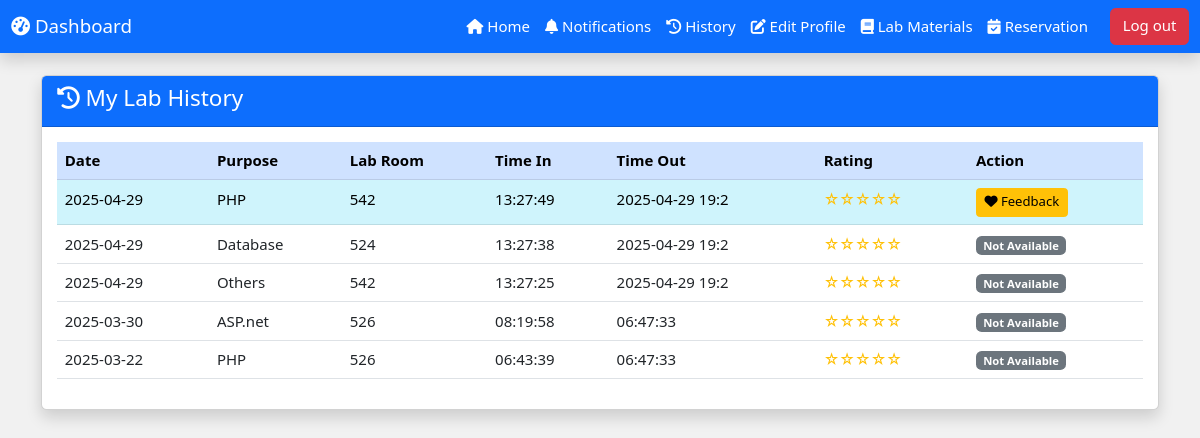
Before: /users/history.php (signed in) with the older database file.
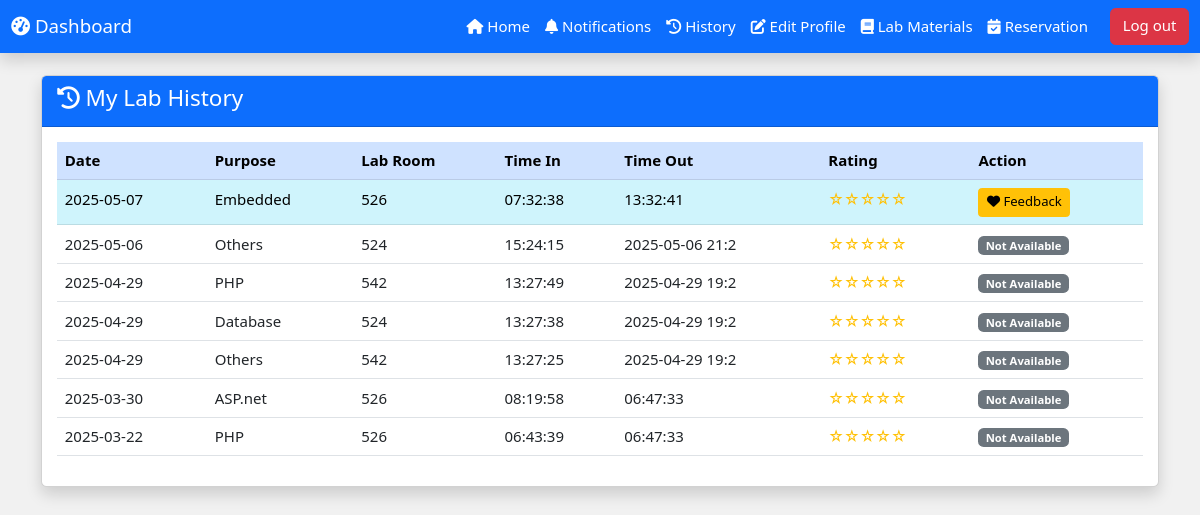
After: the same page with the newer database file.
### tables this page shows
CREATE TABLE `student_sit_in` (
  `sit_id` int(11) NOT NULL,
  `id_number` int(11) NOT NULL,
  `sit_purpose` varchar(50) NOT NULL,
  `sit_lab` varchar(20) NOT NULL,
  `pc_number` int(11) NOT NULL DEFAULT 0,
  `time_in` varchar(15) NOT NULL,
  `time_out` varchar(15) NOT NULL,
  `sit_date` varchar(10) NOT NULL,
  `status` varchar(20) NOT NULL,
  `reservation_id` int(11) DEFAULT NULL
);

### users/history.php (the view, shortened to what this page needs)
<?php
include('db.php');
$username = $_SESSION['username'];
?>
<!DOCTYPE html>
<html lang="en">
<head>
    <link rel="stylesheet" href="w3.css">
    <link rel="stylesheet" href="https://cdn.jsdelivr.net/npm/bootstrap@5.3.0/dist/css/bootstrap.min.css">
    <link rel="stylesheet" href="https://cdnjs.cloudflare.com/ajax/libs/font-awesome/6.5.1/css/all.min.css">
</head>
<body class="w3-light-grey">
<nav class="navbar navbar-expand-lg navbar-dark bg-primary shadow">
    <div class="container-fluid">
        <a class="navbar-brand text-white" href="home.php"><i class="fas fa-tachometer-alt"></i> Dashboard</a>
        <div class="navbar-nav ms-auto">
            <a href="home.php" class="nav-link text-white">
                <i class="fas fa-home"></i> Home
            </a>
            <a href="#" class="nav-link text-white position-relative" data-bs-toggle="modal" data-bs-target="#notificationModal">
                <i class="fas fa-bell"></i> Notifications
            </a>
            <a href="history.php" class="nav-link text-white active">
                <i class="fas fa-history"></i> History
            </a>
            <a href="edit.php" class="nav-link text-white">
                <i class="fa-solid fa-pen-to-square"></i> Edit Profile
            </a>
            <a href="lab_materials.php" class="nav-link text-white">
                <i class="fa-solid fa-book"></i> Lab Materials
            </a>
            <a href="reservation.php" class="nav-link text-white">
                <i class="fas fa-calendar-check"></i> Reservation
            </a>
            <a href="index.php" class="btn btn-danger ms-lg-3">Log out</a>
        </div>
    </div>
</nav>
<div class="container mt-4">
    <div class="card shadow">
        <div class="card-header bg-primary text-white">
            <h4><i class="fas fa-history"></i> My Lab History</h4>
        </div>
        <div class="card-body">
            <div class="table-container">
                <table class="table table-hover">
                    <thead class="table-primary">
                        <tr>
                            <th>Date</th>
                            <th>Purpose</th>
                            <th>Lab Room</th>
                            <th>Time In</th>
                            <th>Time Out</th>
                            <th>Rating</th>
                            <th>Action</th>
                        </tr>
                    </thead>
                    <tbody>
                        <?php
                        $user_query = "SELECT id FROM user WHERE username = ?";
                        $user_stmt = $con->prepare($user_query);
                        $user_stmt->bind_param("s", $username);
                        $user_stmt->execute();
                        $user_result = $user_stmt->get_result();
                        $user_id = $user_result->fetch_assoc()['id'];
                        $sit_in_query = "SELECT s.*,
                                       f.id as feedback_id,
                                       f.rating as rating,
                                       CASE
                                           WHEN s.sit_id = (
                                               SELECT MAX(sit_id)
                                               FROM student_sit_in
                                               WHERE id_number = s.id_number
                                               AND status = 'Completed'
                                           ) THEN 1
                                           ELSE 0
                                       END as is_newest
                                       FROM student_sit_in s
                                       LEFT JOIN feedback f ON s.sit_id = f.sit_id AND f.user_id = ?
                                       WHERE s.id_number = ?
                                       AND s.status = 'Completed'
                                       ORDER BY s.sit_date DESC, s.sit_id DESC";
                        $sit_stmt = $con->prepare($sit_in_query);
                        $sit_stmt->bind_param("si", $username, $user_id);
                        $sit_stmt->execute();
                        $result = $sit_stmt->get_result();
                        while($row = $result->fetch_assoc()) {
                            $has_feedback = isset($row['feedback_id']);
                            $is_newest = $row['is_newest'] == 1;
                            $stars = $has_feedback ? str_repeat('★', $row['rating']) . str_repeat('☆', 5 - $row['rating']) : '☆☆☆☆☆';
                            echo "<tr class='" . ($is_newest ? 'table-info' : '') . "'>
                                    <td>{$row['sit_date']}</td>
                                    <td>{$row['sit_purpose']}</td>
                                    <td>{$row['sit_lab']}</td>
                                    <td>{$row['time_in']}</td>
                                    <td>{$row['time_out']}</td>
                                    <td><span class='text-warning'>{$stars}</span></td>
                                    <td>";
                            if ($is_newest && !$has_feedback) {
                                echo "<button class='btn btn-warning btn-sm' onclick='showFeedbackModal({$row['sit_id']})'>
                                        <i class='fas fa-heart'></i> Feedback
                                    </button>";
                            } else if ($has_feedback) {
                                echo "<span class='badge bg-success'>Done</span>";
                            } else {
                                echo "<span class='badge bg-secondary'>Not Available</span>";
                            }
                            echo "</td></tr>";
                        }
                        ?>
                    </tbody>
                </table>
            </div>
        </div>
    </div>
</div>
</body>
</html>

### w3.css (style rules this page uses)
html { box-sizing:border-box }
*,*:before,*:after { box-sizing:inherit }
html { -ms-text-size-adjust:100%;-webkit-text-size-adjust:100% }
body { margin:0 }
article,aside,details,figcaption,figure,footer,header,main,menu,nav,section { display:block }
a { background-color:transparent }
button,input,select,textarea,optgroup { font:inherit;margin:0 }
button,input { overflow:visible }
button,select { text-transform:none }
button,[type=button],[type=reset],[type=submit] { -webkit-appearance:button }
html,body { font-family:Verdana,sans-serif;font-size:15px;line-height:1.5 }
html { overflow-x:hidden }
h4 { font-size:20px }
h1,h2,h3,h4,h5,h6 { font-family:"Segoe UI",Arial,sans-serif;font-weight:400;margin:10px 0 }
a { color:inherit }
.w3-light-grey,.w3-hover-light-grey:hover,.w3-light-gray,.w3-hover-light-gray:hover { color:#000!important;background-color:#f1f1f1!important }

### users/history.php (style rules this page uses)
.table-container { max-height: 500px; overflow-y: auto; scrollbar-width: thin; }
thead tr th { position: sticky; top: 0; background-color: #f8f9fa; z-index: 1; }

Changed rows visible on the page:
added student_sit_in: sit_date "2025-05-07", sit_purpose "Embedded", sit_lab "526", time_in "07:32:38", time_out "13:32:41", stars "☆☆☆☆☆"
added student_sit_in: sit_date "2025-05-06", sit_purpose "Others", sit_lab "524", time_in "15:24:15", time_out "2025-05-06 21:2", stars "☆☆☆☆☆", shows "Not Available"
computed for student_sit_in (number 3 of 7 on the later page): text "Feedback" → "Not Available"
